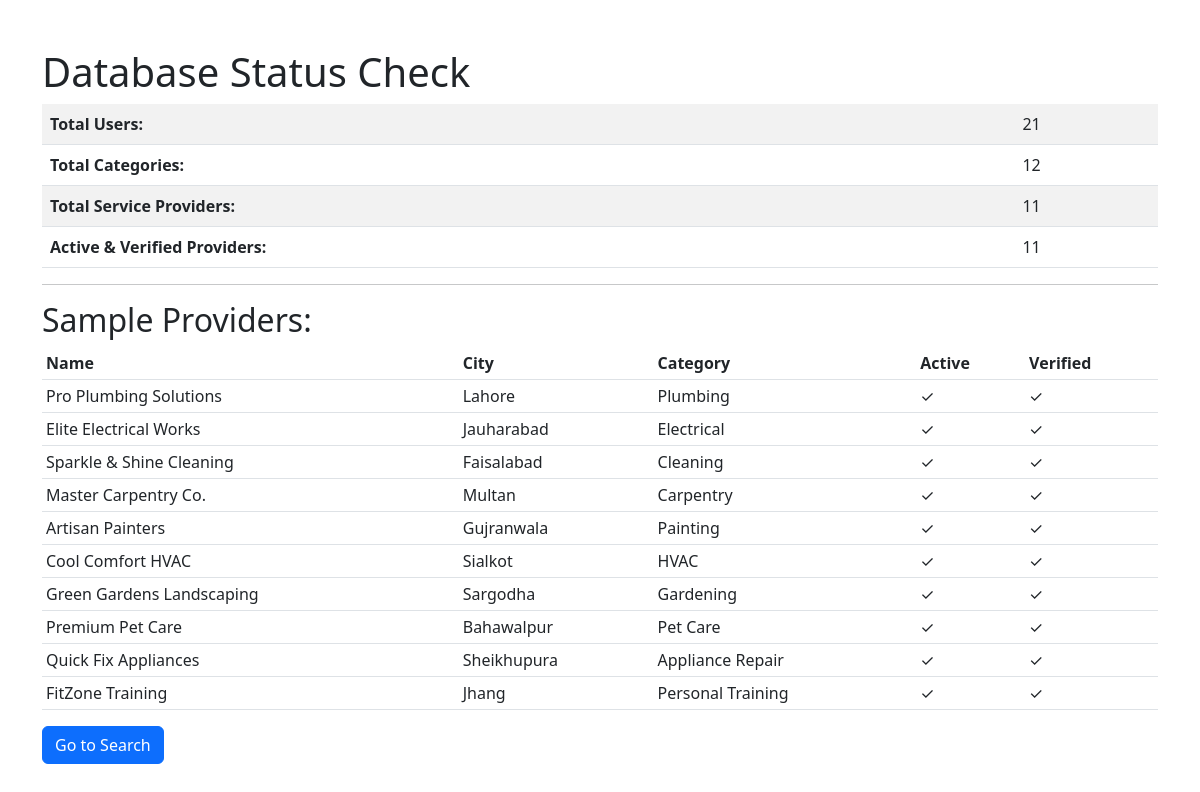
The app's page /check-data.php with its own data.
### tables this page shows
CREATE TABLE service_providers (
    provider_id INT PRIMARY KEY AUTO_INCREMENT,
    user_id INT NOT NULL UNIQUE,
    business_name VARCHAR(150) NOT NULL,
    business_description TEXT,
    category_id INT NOT NULL,
    business_phone VARCHAR(15),
    business_email VARCHAR(100),
    website VARCHAR(255),
    business_address TEXT,
    business_city VARCHAR(100),
    business_state VARCHAR(100),
    business_zip VARCHAR(10),
    latitude DECIMAL(10, 8),
    longitude DECIMAL(11, 8),
    years_of_experience INT,
    average_rating DECIMAL(3, 2) DEFAULT 0.00,
    total_reviews INT DEFAULT 0,
    total_jobs_completed INT DEFAULT 0,
    is_verified BOOLEAN DEFAULT FALSE,
    is_active BOOLEAN DEFAULT TRUE,
    profile_image VARCHAR(255),
    cover_image VARCHAR(255),
    created_at TIMESTAMP DEFAULT CURRENT_TIMESTAMP,
    updated_at TIMESTAMP DEFAULT CURRENT_TIMESTAMP ON UPDATE CURRENT_TIMESTAMP,
    FOREIGN KEY (user_id) REFERENCES users(user_id) ON DELETE CASCADE,
    FOREIGN KEY (category_id) REFERENCES service_categories(category_id),
    INDEX idx_category (category_id),
    INDEX idx_city (business_city),
    INDEX idx_rating (average_rating)
);

CREATE TABLE users (
    user_id INT PRIMARY KEY AUTO_INCREMENT,
    username VARCHAR(100) UNIQUE NOT NULL,
    email VARCHAR(100) UNIQUE NOT NULL,
    password VARCHAR(255) NOT NULL,
    first_name VARCHAR(100),
    last_name VARCHAR(100),
    phone VARCHAR(15),
    address TEXT,
    city VARCHAR(100),
    state VARCHAR(100),
    zip_code VARCHAR(10),
    profile_image VARCHAR(255),
    user_type ENUM('customer', 'service_provider') DEFAULT 'customer',
    is_verified BOOLEAN DEFAULT FALSE,
    created_at TIMESTAMP DEFAULT CURRENT_TIMESTAMP,
    updated_at TIMESTAMP DEFAULT CURRENT_TIMESTAMP ON UPDATE CURRENT_TIMESTAMP
);

CREATE TABLE service_categories (
    category_id INT PRIMARY KEY AUTO_INCREMENT,
    category_name VARCHAR(100) UNIQUE NOT NULL,
    description TEXT,
    icon VARCHAR(50),
    created_at TIMESTAMP DEFAULT CURRENT_TIMESTAMP
);

### database_connection.php (called while the page is built, shortened)
<?php
function executeQuery($conn, $query, $types = '', $params = []) {
    $stmt = $conn->prepare($query);
    if (!$stmt->execute()) {
        return ['success' => false, 'error' => $stmt->error];
    }
    return ['success' => true, 'stmt' => $stmt];
}
function getSingleResult($conn, $query, $types = '', $params = []) {
    $result = executeQuery($conn, $query, $types, $params);
    $stmt = $result['stmt'];
    $result = $stmt->get_result();
    $row = $result->fetch_assoc();
    return $row;
}
function getMultipleResults($conn, $query, $types = '', $params = []) {
    $result = executeQuery($conn, $query, $types, $params);
    $stmt = $result['stmt'];
    $result = $stmt->get_result();
    $rows = [];
    while ($row = $result->fetch_assoc()) {
        $rows[] = $row;
    }
    return $rows;
}

### check-data.php (the view, shortened to what this page needs)
<?php
include 'database_connection.php';
$providers_count = getSingleResult($conn, "SELECT COUNT(*) as total FROM service_providers", '', []);
$active_providers = getSingleResult($conn, "SELECT COUNT(*) as total FROM service_providers WHERE is_active = 1 AND is_verified = 1", '', []);
$users_count = getSingleResult($conn, "SELECT COUNT(*) as total FROM users", '', []);
$categories_count = getSingleResult($conn, "SELECT COUNT(*) as total FROM service_categories", '', []);
?>
<!DOCTYPE html>
<html>
<head>
    <link href="https://cdn.jsdelivr.net/npm/bootstrap@5.3.0/dist/css/bootstrap.min.css" rel="stylesheet">
</head>
<body>
<div class="container mt-5">
    <h1>Database Status Check</h1>
    <table class="table table-striped">
        <tr>
            <td><strong>Total Users:</strong></td>
            <td><?php echo $users_count['total'] ?? 0; ?></td>
        </tr>
        <tr>
            <td><strong>Total Categories:</strong></td>
            <td><?php echo $categories_count['total'] ?? 0; ?></td>
        </tr>
        <tr>
            <td><strong>Total Service Providers:</strong></td>
            <td><?php echo $providers_count['total'] ?? 0; ?></td>
        </tr>
        <tr>
            <td><strong>Active & Verified Providers:</strong></td>
            <td><?php echo $active_providers['total'] ?? 0; ?></td>
        </tr>
    </table>
    <hr>
    <h2>Sample Providers:</h2>
    <?php
    $sample = getMultipleResults($conn, "
        SELECT sp.provider_id, sp.business_name, sp.is_active, sp.is_verified,
               u.first_name, u.city, c.category_name
        FROM service_providers sp
        JOIN users u ON sp.user_id = u.user_id
        JOIN service_categories c ON sp.category_id = c.category_id
        LIMIT 10
    ");
    if ($sample && count($sample) > 0) {
        echo "<table class='table table-sm'>";
        echo "<tr><th>Name</th><th>City</th><th>Category</th><th>Active</th><th>Verified</th></tr>";
        foreach ($sample as $p) {
            echo "<tr>";
            echo "<td>" . $p['business_name'] . "</td>";
            echo "<td>" . $p['city'] . "</td>";
            echo "<td>" . $p['category_name'] . "</td>";
            echo "<td>" . ($p['is_active'] ? "✓" : "✗") . "</td>";
            echo "<td>" . ($p['is_verified'] ? "✓" : "✗") . "</td>";
            echo "</tr>";
        }
        echo "</table>";
    } else {
        echo "<p class='alert alert-danger'>NO PROVIDERS FOUND!</p>";
    }
    ?>
    <a href="search.php" class="btn btn-primary">Go to Search</a>
</div>
</body>
</html>

### records on screen
service_providers: business_name "Pro Plumbing Solutions", user.city "Lahore", category.category_name "Plumbing"
service_providers: business_name "Elite Electrical Works", user.city "Jauharabad", category.category_name "Electrical"
service_providers: business_name "Sparkle & Shine Cleaning", user.city "Faisalabad", category.category_name "Cleaning"
service_providers: business_name "Master Carpentry Co.", user.city "Multan", category.category_name "Carpentry"
service_providers: business_name "Artisan Painters", user.city "Gujranwala", category.category_name "Painting"
service_providers: business_name "Cool Comfort HVAC", user.city "Sialkot", category.category_name "HVAC"
service_providers: business_name "Green Gardens Landscaping", user.city "Sargodha", category.category_name "Gardening"
service_providers: business_name "Premium Pet Care", user.city "Bahawalpur", category.category_name "Pet Care"
service_providers: business_name "Quick Fix Appliances", user.city "Sheikhupura", category.category_name "Appliance Repair"
service_providers: business_name "FitZone Training", user.city "Jhang", category.category_name "Personal Training"

### other values on screen
$users_count['total'] "21"
$categories_count['total'] "12"
$providers_count['total'] "11"
$active_providers['total'] "11"
